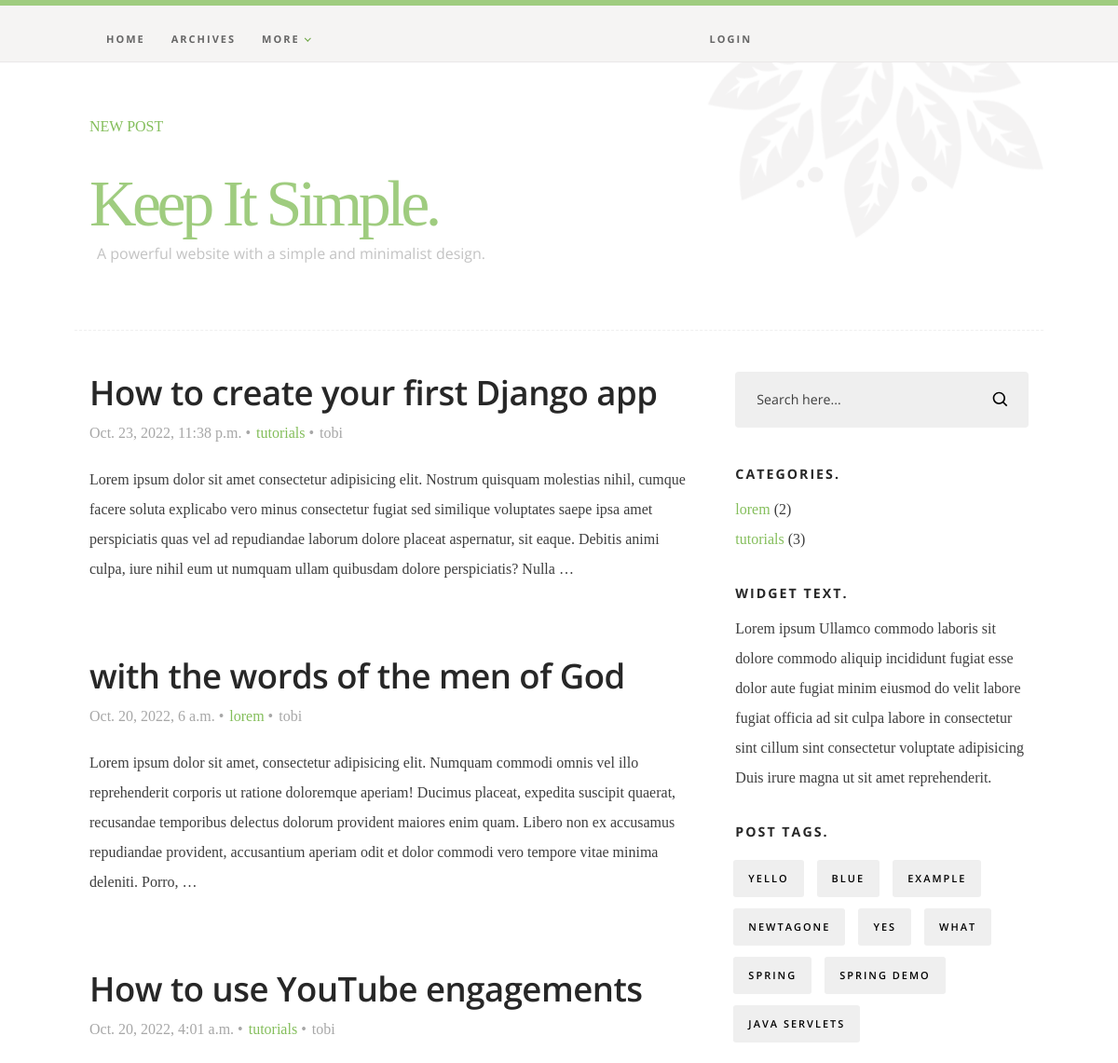
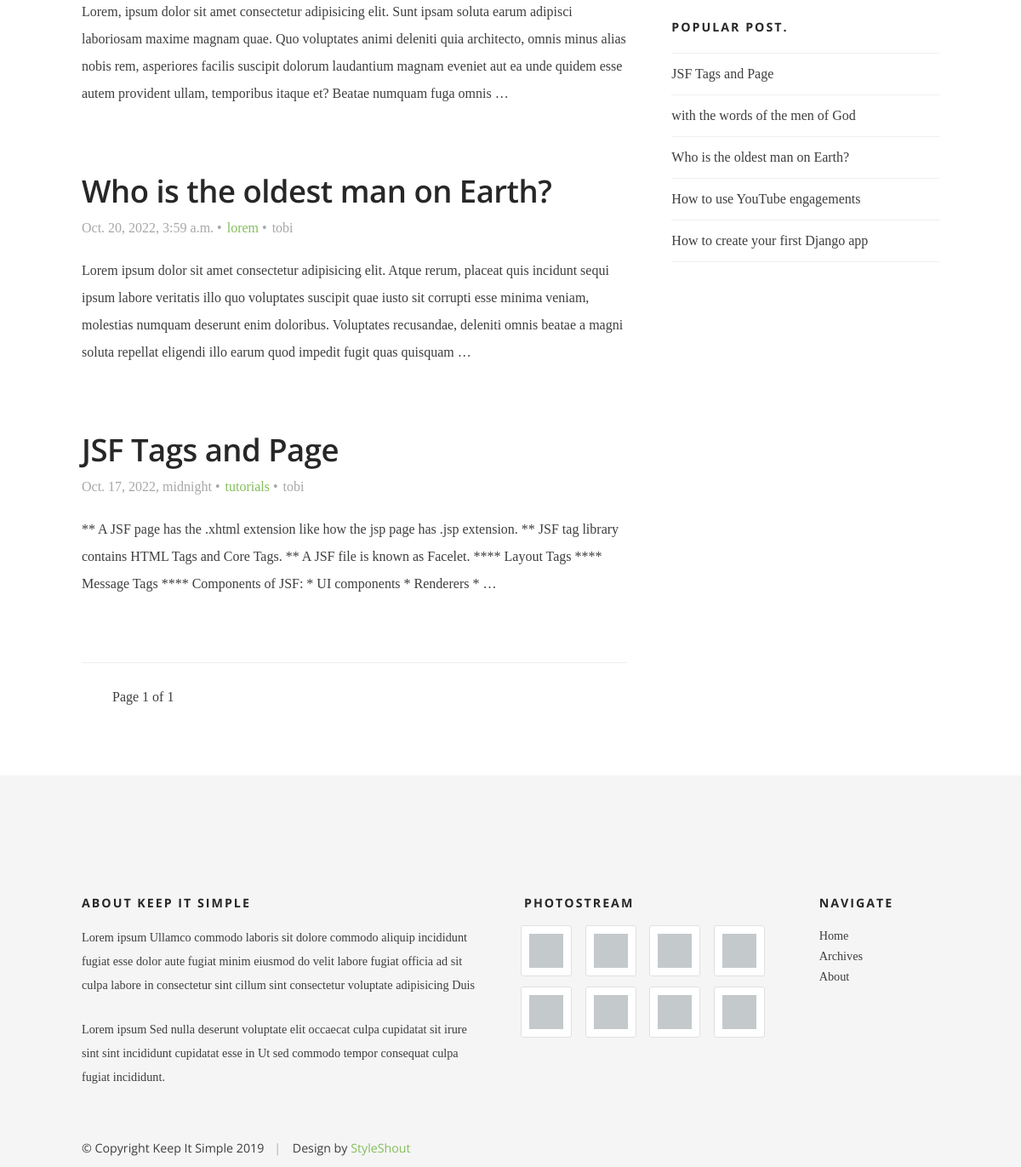
/blog/, run on an earlier commit of the app's database (2 pictures, top to bottom).
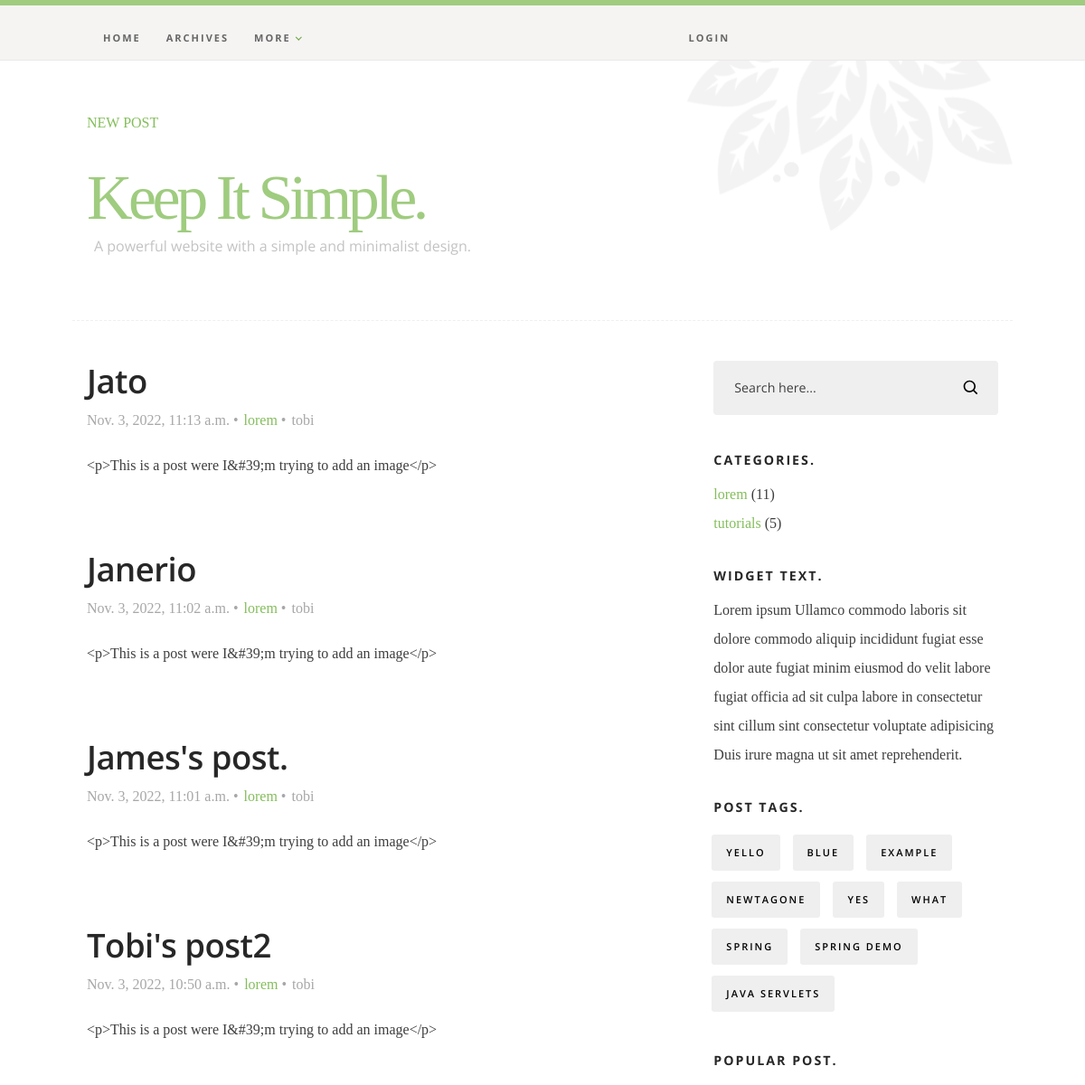
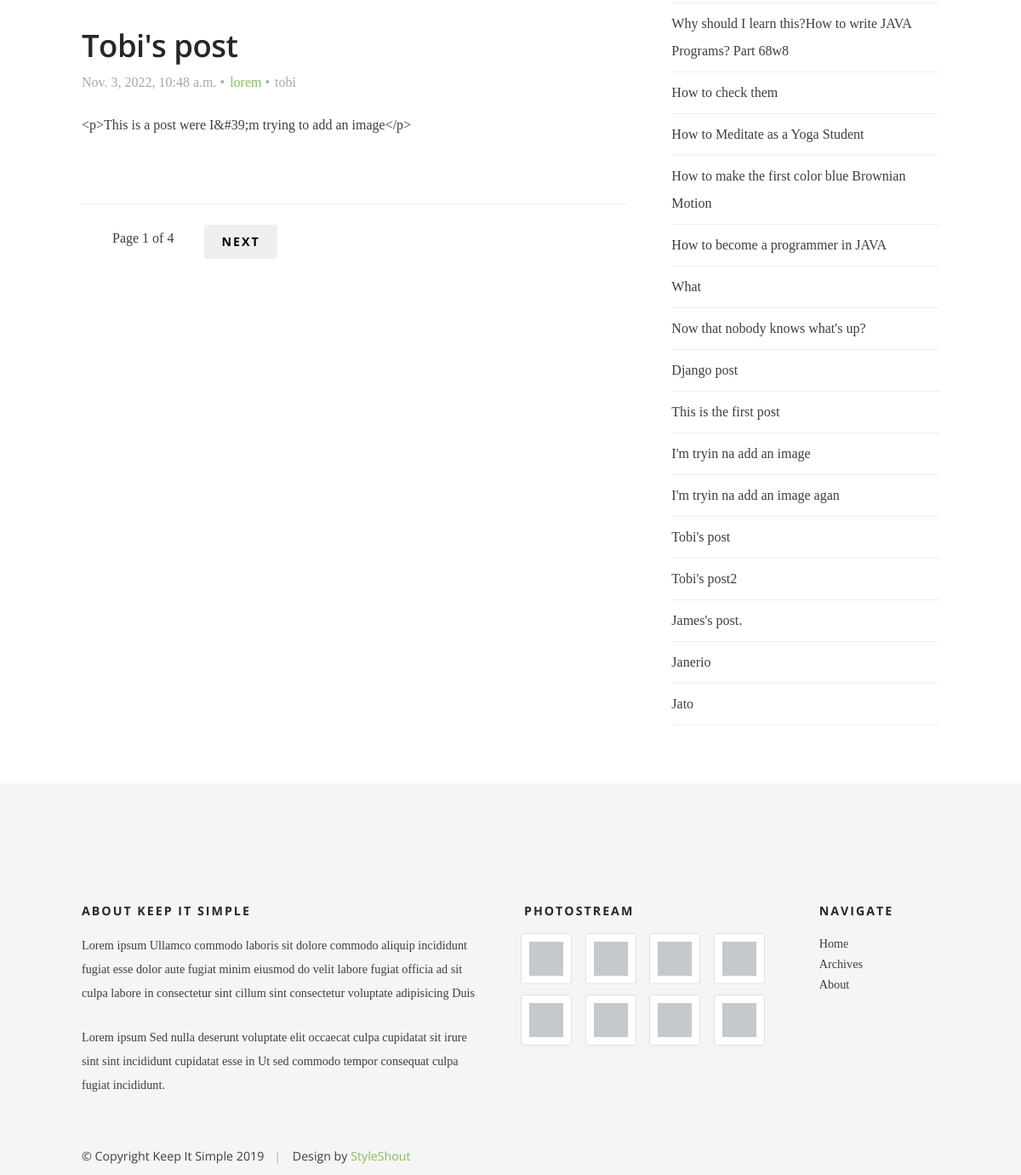
And on a later commit of the database (2 pictures, top to bottom).
### blog/models.py (models this page shows, shortened)
class Post(models.Model):
    post_title = models.CharField(max_length=100)
    post_body = RichTextUploadingField()
    cover = models.ImageField(upload_to='images', blank=True)
    category = models.ForeignKey(Categories, related_name='categories', on_delete=models.CASCADE)
    author = models.ForeignKey(User,related_name= "author", on_delete=models.CASCADE)
    tags = models.ManyToManyField(Tags, related_name = 'tags')
    post_date = models.DateTimeField(auto_now_add=True)
    slug = models.SlugField(default = 1)
    class Meta:
        verbose_name = ("Post")
        verbose_name_plural = ("Posts")

class Categories(models.Model):
    category = models.CharField(max_length=50)
    class Meta:
        verbose_name = ("Categories")
        verbose_name_plural = ("Categories")
    def __str__(self):
        return self.category

class Tags(models.Model):
    tag_name = models.CharField(max_length=50)
    class Meta:
        verbose_name = ("Tags")
        verbose_name_plural = ("Tags")

### blog/views.py (the view)
# urls.py: path('blog/', views.blog, name = "blog"),
def blog(request):
    posts = Post.objects.all().order_by('-post_date')
    categories = Categories.objects.all()
    tags = Tags.objects.all()
    page = Paginator(posts, 5)
    page_num = request.GET.get('page')
    getpage = page.get_page(page_num)
    return render(request, 'blog/blog.html',{'page': getpage, 'categories': categories, 'tags': tags})

### blog/context_processors.py (called while the page is built)
def context_process(request):
    tags = Tags.objects.all()
    categories = Categories.objects.all()
    posts = Post.objects.all()
    user = request.user
    return {'mytags': tags, 'categories': categories, 'posts': posts, 'user': user}

### blog/templates/blog/blog.html (shortened to what this page needs)
{% extends 'blog/base.html' %}
{% load static %}
{% block content %}
    <div class="s-content">
        <div class="row">
            <div id="main" class="s-content__main large-8 column">
                {% for p in page %}
                <article class="entry">
                    <header class="entry__header">
                        <h2 class="entry__title h1">
                            <a href="{% url 'blog_single' p.post_title %}" title="">{{p.post_title}}</a>
                        </h2>
                        <div class="entry__meta">
                            <ul>
                                <li>{{p.post_date}}</li>
                                <li><a href="#0" title="" rel="category tag">{{p.category}}</a></li>
                                <li>{{p.author}}</li>
                            </ul>
                        </div>
                    </header>
                    <div class="entry__content">
                        <p>
                        {{p.post_body|truncatewords:50}}
                        </p>
                    </div>
                </article>
                {% endfor %}
                <div class="post-list-nav">
                    <span> Page {{page.number}} of {{page.paginator.num_pages}}
                    </span>
                    {% if page.has_next %}
                    <a rel="next" href="?page={{page.next_page_number}}">Next</a>
                    {% endif %}
                </div>
           </div>
           {% include "blog/sidebar.html" %}
       </div>
   </div>
{% endblock content %}

### blog/templates/blog/sidebar.html (shortened to what this page needs)
{% load static %}
<!DOCTYPE html>
<html class="no-js" lang="en">
<head>
    <link rel="stylesheet" href="{% static 'css/base.css' %}">
    <link rel="stylesheet" href="{% static 'css/main.css' %}">
</head>
<body>
<div id="sidebar" class="s-content__sidebar large-4 column">
    <div class="widget widget--search">
       <form action="{% url 'process_search' %}">
          <input type="text" name="searchbox" value="Search here..." onblur="if(this.value == '') { this.value = 'Search here...'; }" onfocus="if (this.value == 'Search here...') { this.value = ''; }" class="text-search">
          <input type="submit" value="" class="submit-search">
       </form>
    </div>
    <div class="widget widget--categories">
        <h3 class="h6">Categories.</h3>
        <ul>
            {% for category in categories %}
             <li><a href="{% url 'postlist' category.category %}" title="">{{category.category}}</a> ({{category.categories.count}})</li>
             {% endfor %}
         </ul>
     </div>
     <div class="widget widget_text group">
         <h3 class="h6">Widget Text.</h3>
         <p>
         Lorem ipsum Ullamco commodo laboris sit dolore commodo aliquip incididunt fugiat esse dolor
         aute fugiat minim eiusmod do velit labore fugiat officia ad sit culpa labore in consectetur
         sint cillum sint consectetur voluptate adipisicing Duis irure magna ut sit amet reprehenderit.
         </p>
     </div>
     <div class="widget widget_tags">
         <h3 class="h6">Post Tags.</h3>
         <div class="tagcloud group">
             {% for mtag in mytags %}
             <a href="{% url 'tagposts' mtag.tag_name %}">{{mtag.tag_name}}</a>
             {% endfor %}
         </div>
     </div>
     <div class="widget widget_popular">
         <h3 class="h6">Popular Post.</h3>
         <ul class="link-list">
             {% for p in posts %}
             <li><a href="{% url 'blog_single' p.post_title %}">{{p.post_title}}</a></li>
             {% endfor %}
         </ul>
     </div>
</div>
</body>

What changed in the data, as far as the page shows it:
removed Post: post_title "How to create your first Django app", post_date "Oct. 23, 2022, 11:38 p.m.", category "tutorials", author "tobi", post_body "Lorem ipsum dolor sit amet consectetur adipisicing elit. Nostrum quisquam molestias nihil, cumque facere soluta explicabo vero minus consectetur fugiat sed similique voluptates saepe ipsa amet perspiciatis quas vel ad repudiandae laborum dolore placeat aspernatur, sit eaque. Debitis animi culpa, iure nihil eum ut numquam ullam quibusdam dolore perspiciatis? Nulla …"
removed Post: post_title "with the words of the men of God", post_date "Oct. 20, 2022, 6 a.m.", category "lorem", author "tobi", post_body "Lorem ipsum dolor sit amet, consectetur adipisicing elit. Numquam commodi omnis vel illo reprehenderit corporis ut ratione doloremque aperiam! Ducimus placeat, expedita suscipit quaerat, recusandae temporibus delectus dolorum provident maiores enim quam. Libero non ex accusamus repudiandae provident, accusantium aperiam odit et dolor commodi vero tempore vitae minima deleniti. Porro, …"
removed Post: post_title "How to use YouTube engagements", post_date "Oct. 20, 2022, 4:01 a.m.", category "tutorials", author "tobi", post_body "Lorem, ipsum dolor sit amet consectetur adipisicing elit. Sunt ipsam soluta earum adipisci laboriosam maxime magnam quae. Quo voluptates animi deleniti quia architecto, omnis minus alias nobis rem, asperiores facilis suscipit dolorum laudantium magnam eveniet aut ea unde quidem esse autem provident ullam, temporibus itaque et? Beatae numquam fuga omnis …"
removed Post: post_title "Who is the oldest man on Earth?", post_date "Oct. 20, 2022, 3:59 a.m.", category "lorem", author "tobi", post_body "Lorem ipsum dolor sit amet consectetur adipisicing elit. Atque rerum, placeat quis incidunt sequi ipsum labore veritatis illo quo voluptates suscipit quae iusto sit corrupti esse minima veniam, molestias numquam deserunt enim doloribus. Voluptates recusandae, deleniti omnis beatae a magni soluta repellat eligendi illo earum quod impedit fugit quas quisquam …"
removed Post: post_title "JSF Tags and Page", post_date "Oct. 17, 2022, midnight", category "tutorials", author "tobi", post_body "** A JSF page has the .xhtml extension like how the jsp page has .jsp extension. ** JSF tag library contains HTML Tags and Core Tags. ** A JSF file is known as Facelet. **** Layout Tags **** Message Tags **** Components of JSF: * UI components * Renderers * …"
added Post: post_title "Jato", post_date "Nov. 3, 2022, 11:13 a.m.", category "lorem", author "tobi", post_body "<p>This is a post were I&#39;m trying to add an image</p>"
added Post: post_title "Janerio", post_date "Nov. 3, 2022, 11:02 a.m.", category "lorem", author "tobi", post_body "<p>This is a post were I&#39;m trying to add an image</p>"
added Post: post_title "James's post.", post_date "Nov. 3, 2022, 11:01 a.m.", category "lorem", author "tobi", post_body "<p>This is a post were I&#39;m trying to add an image</p>"
added Post: post_title "Tobi's post2", post_date "Nov. 3, 2022, 10:50 a.m.", category "lorem", author "tobi", post_body "<p>This is a post were I&#39;m trying to add an image</p>"
added Post: post_title "Tobi's post", post_date "Nov. 3, 2022, 10:48 a.m.", category "lorem", author "tobi", post_body "<p>This is a post were I&#39;m trying to add an image</p>"
computed for Categories "lorem": categories.count "2" → "11"
computed for Categories "tutorials": categories.count "3" → "5"
added Post: post_title "Why should I learn this?How to write JAVA Programs? Part 68w8", shown under "POPULAR POST."
added Post: post_title "How to check them", shown under "POPULAR POST."
added Post: post_title "How to Meditate as a Yoga Student", shown under "POPULAR POST."
added Post: post_title "How to make the first color blue Brownian Motion", shown under "POPULAR POST."
added Post: post_title "How to become a programmer in JAVA", shown under "POPULAR POST."
added Post: post_title "What", shown under "POPULAR POST."
added Post: post_title "Now that nobody knows what's up?", shown under "POPULAR POST."
added Post: post_title "Django post", shown under "POPULAR POST."
added Post: post_title "This is the first post", shown under "POPULAR POST."
added Post: post_title "I'm tryin na add an image", shown under "POPULAR POST."
added Post: post_title "I'm tryin na add an image agan", shown under "POPULAR POST."
Also different on the page:
{{ page.paginator.num_pages }}: "1" → "4"
text now shown: "NEXT"
